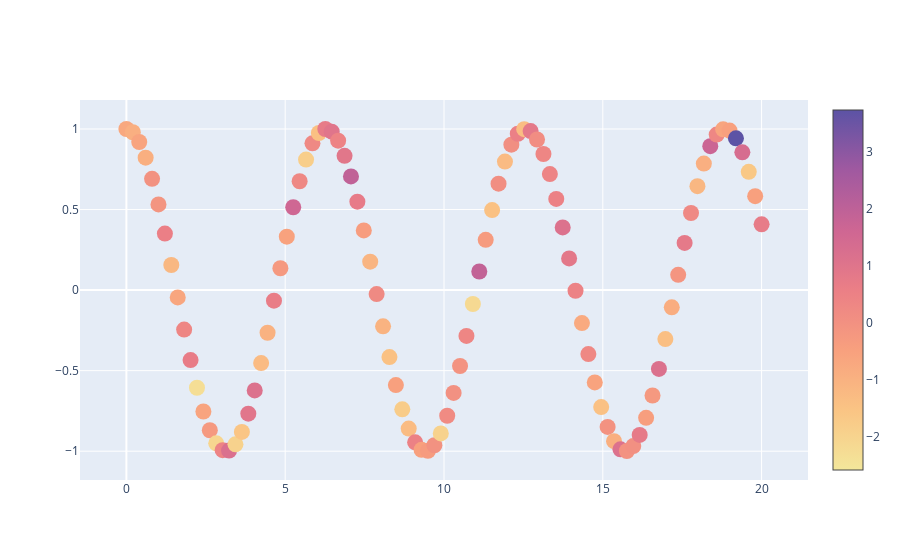

Write notebook code for a chart like this one.
### Code cell
# 散点图2
x = np.linspace(0,20,100)# 从0-20生成100个数据
y = np.cos(x)

fig = go.Figure(data = go.Scatter(
    x=x, 
    y=y,
    mode = 'markers',
    marker = dict(size = 16,
                    color = np.random.randn(400),
                    colorscale = 'sunset',
                    showscale = True,
                    )
    )
)

fig.show()
